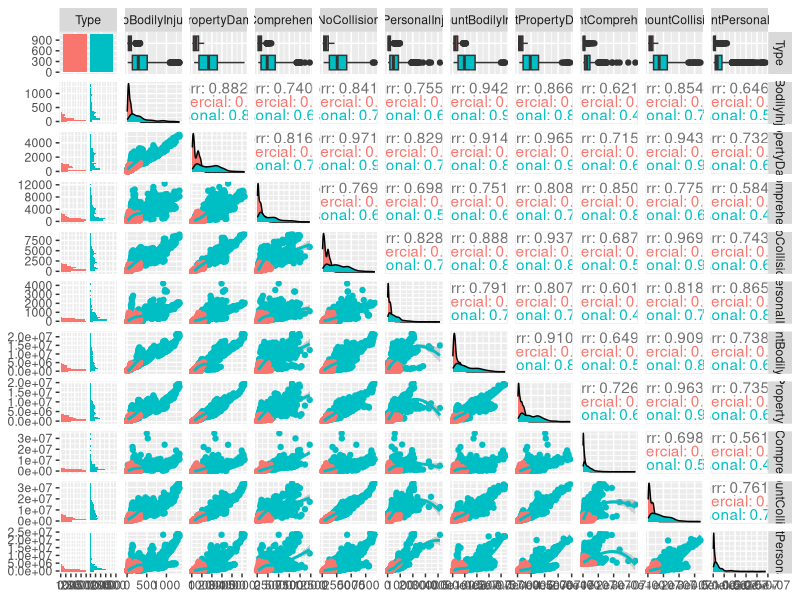
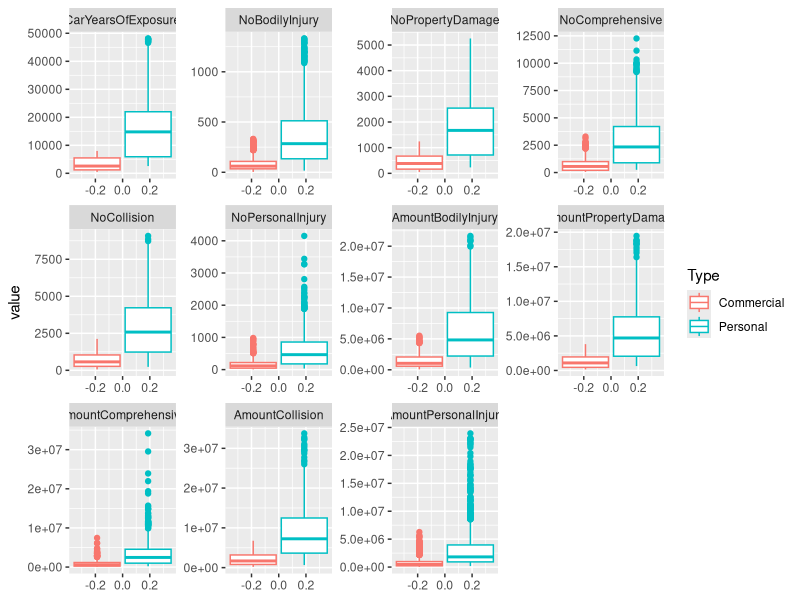
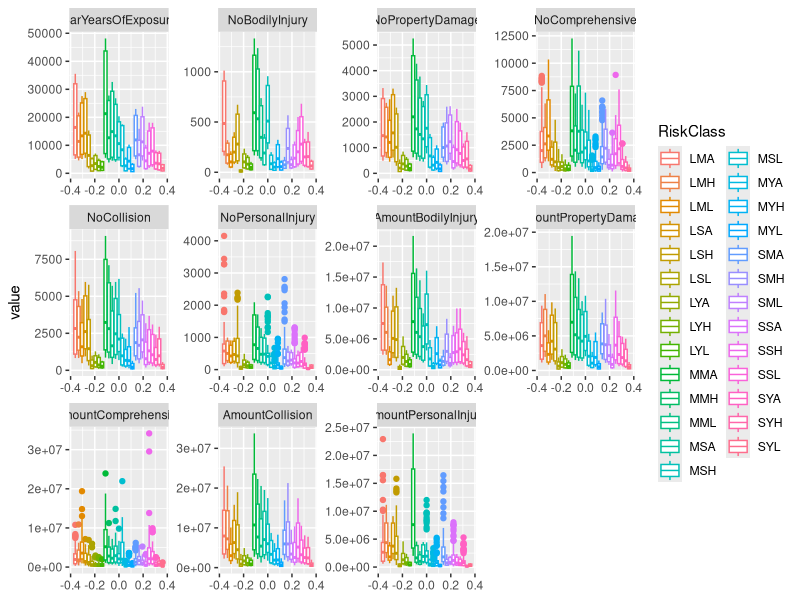
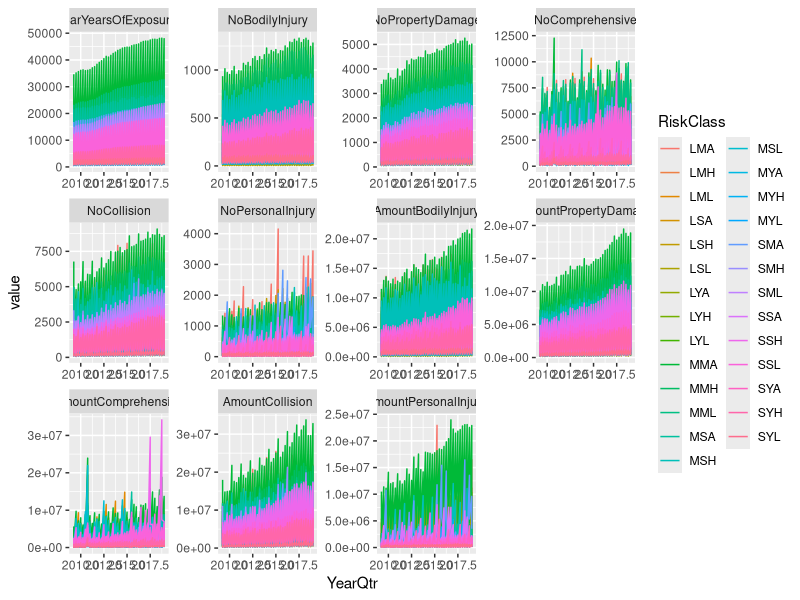
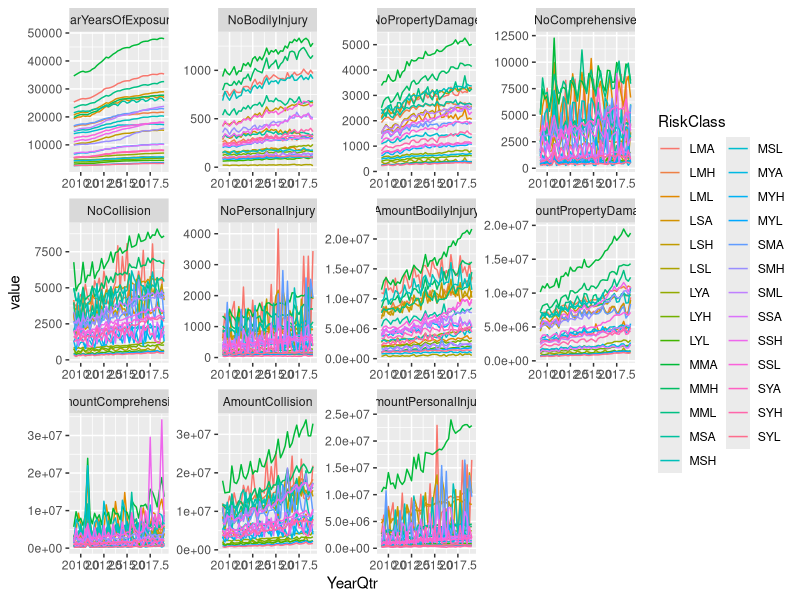
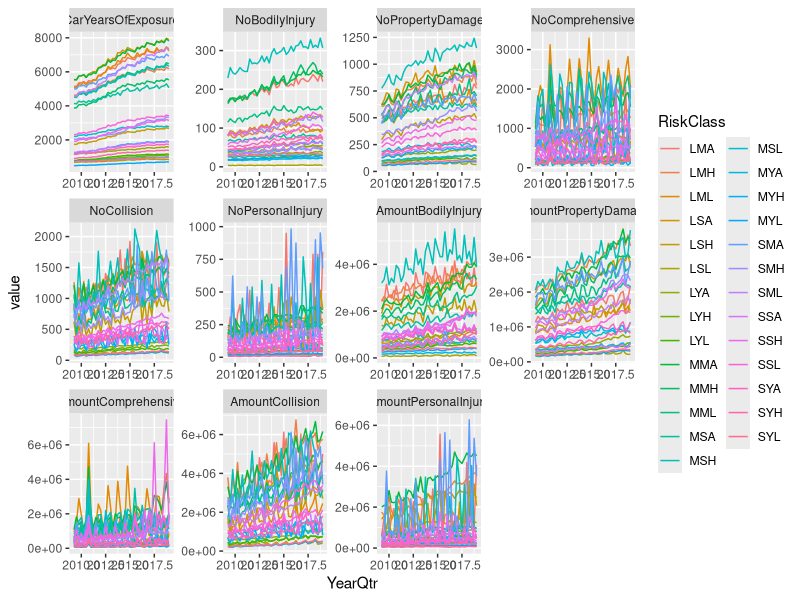
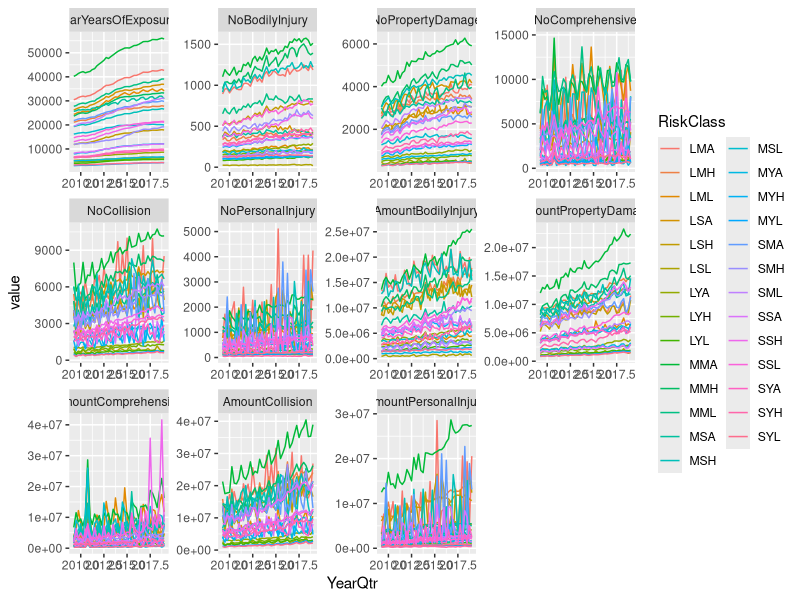

These figures' R source, in order:
# load packages
require(tidyverse)
require(readxl)
require(GGally)
require(reshape2)
# set wd
setwd("ISEG/Actuarial Science Courses @ ISEG/case study/")

# read data, skip = Minimum number of rows to skip before reading anything, be it column names or data
autoclaims <- read_excel("2019-student-research-case-study-data.xlsx", skip = 9)
head(autoclaims)

dimension <- dim(autoclaims)
dimension

names(autoclaims)
# Change the names

# temporary names vector
tmp <- c("Year", "Qtr", "RiskClass", "Type", "CarYearsOfExposure", "NoBodilyInjury", "NoPropertyDamage",
         "NoComprehensive", "NoCollision", "NoPersonalInjury", "AmountBodilyInjury", "AmountPropertyDamage",
         "AmountComprehensive", "AmountCollision", "AmountPersonalInjury")

names(autoclaims) <- tmp
head(autoclaims)


# add year + qtr
autoclaims$YearQtr <- autoclaims$Year + 2.5*autoclaims$Qtr/10

names(autoclaims)
# function for lower part of ggpairs data
lowerFn <- function(data, mapping, method , ...) {
  p <- ggplot(data = data, mapping = mapping) +
    geom_point() +
    geom_smooth(method = method, ...)
  p
}


ggpairs(autoclaims[, c(4,6:dimension[2])],lower = list(continuous = wrap(lowerFn, method = "loess")), 
        mapping = ggplot2::aes(colour = Type))

melt.auto<- melt(data = autoclaims, id= c("YearQtr","Year", "Qtr", "RiskClass", "Type"))



p.box <- ggplot(data = melt.auto) + geom_boxplot(aes(color = Type, y = value)) + facet_wrap( ~ variable, scales = "free")
p.box

p.box <- ggplot(data = melt.auto) + geom_boxplot(aes(color = RiskClass, y = value)) + facet_wrap( ~ variable, scales = "free")
p.box


p.point <- ggplot(data = melt.auto) + geom_line(aes( x = YearQtr, y = value, color = RiskClass)) + facet_wrap( ~ variable, scales = "free")
p.point

# making plots for personal only, commercial only and both after the other colums have been summmed For
# example for each type there is a corresponding risk class, In order to plot the whole data set withour type column
# we need to sum the risk class for personal and commerical
autoclaims.personal <- autoclaims[autoclaims$Type == "Personal",]
autoclaims.commercial <- autoclaims[autoclaims$Type == "Commercial",]
melt.auto.personal <- melt(data = autoclaims.personal, id= c("YearQtr","Year", "Qtr", "RiskClass", "Type"))
melt.auto.commercial <- melt(data = autoclaims.commercial, id= c("YearQtr","Year", "Qtr", "RiskClass", "Type"))

# make data frame with no type, but maintaining the uniqueness of year, qtr, yearqtr and Risk classs
autoclaims.agg.type <- aggregate(. ~ RiskClass + Year + YearQtr + Qtr, 
                                 data = autoclaims[, !(names(autoclaims) %in% c("Type"))], FUN = sum)

melt.auto.agg.type <- melt(data = autoclaims.agg.type, id= c("YearQtr","Year", "Qtr", "RiskClass"))

# plott

ggplot(data = melt.auto.personal) + geom_line(aes( x = YearQtr, y = value, color = RiskClass)) + facet_wrap( ~ variable, scales = "free")

ggplot(data = melt.auto.commercial) + geom_line(aes( x = YearQtr, y = value, color = RiskClass)) + facet_wrap( ~ variable, scales = "free")

ggplot(data = melt.auto.agg.type) + geom_line(aes( x = YearQtr, y = value, color = RiskClass)) + facet_wrap( ~ variable, scales = "free")





